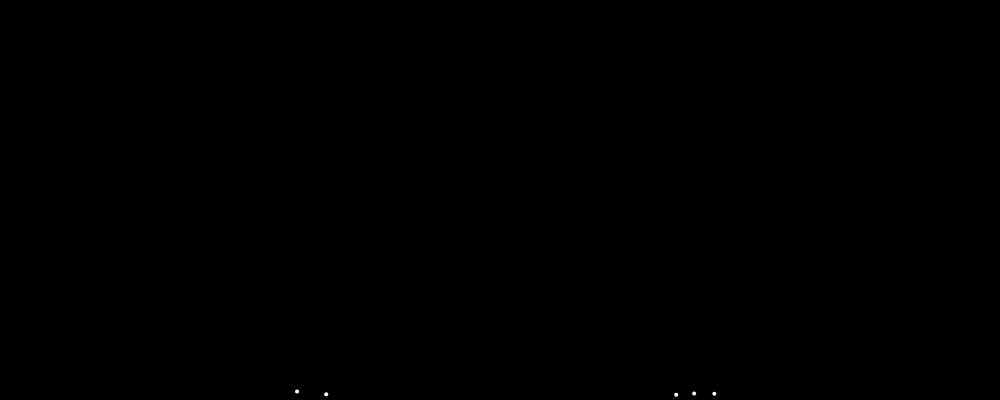
Frame 1 (no input)
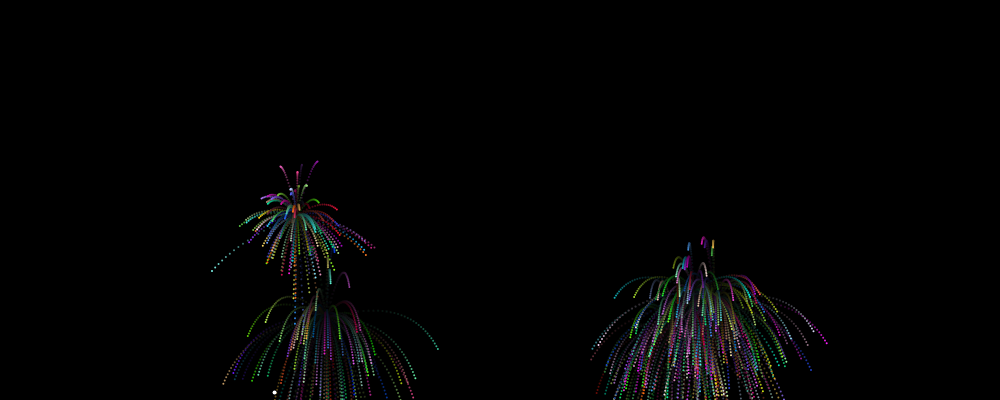
Frame 60 (no input)
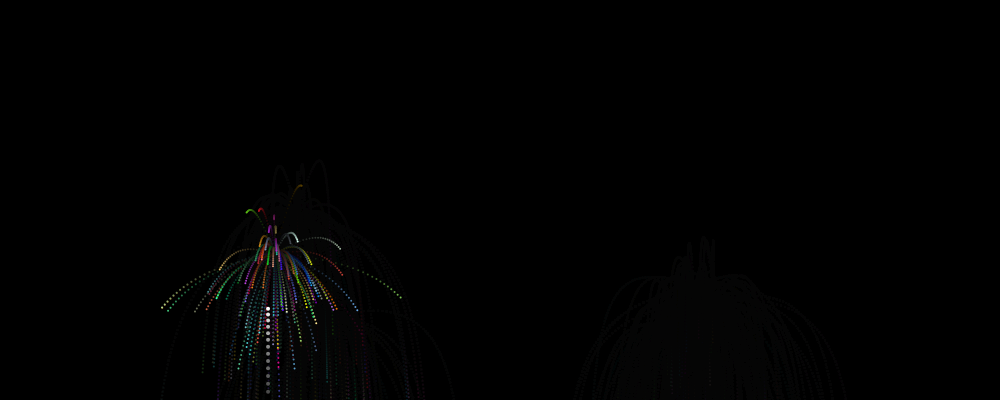
Frame 120 (the mouse pressed at the canvas centre since frame 60)

The p5.js sketch that drew these frames (run headless with seeded random() and noise() and a simulated clock; from frame 60 on, the mouse is pressed at the canvas centre):

// p5.js sketch
// ── sketch.js


var gravity;
var fireworks = [];

function setup() {
  createCanvas(1000, 400);
  gravity = createVector(0, 0.2);
  for (var i = 0; i < 5; ++i)
    fireworks.push(new FireWork());
  stroke(255);
  strokeWeight(4);
  background(0);
}

function draw() {
  background(0,25);
  if (random(1) < 0.02) {
    fireworks.push(new FireWork());
  }
  for (var i = fireworks.length - 1; i >= 0; --i) {
    fireworks[i].update();
    fireworks[i].show();
    if (fireworks[i].done()) {
      fireworks.splice(i, 1);
    }
  }
}

// ── firework.js
function FireWork() {
    this.firework = new Particle(random(width), (height));
    this.exploded = false;
    this.particles = [];


    this.done = function ()
    {
        return this.exploded && this.particles.length == 0;
    }    
    this.update = function () {
        if (!this.exploded) {
            this.firework.applyForce(gravity);
            this.firework.update();
            if (this.firework.vel.y >= 0) {
                this.exploded = true;
                this.explode();
            }
        }
        for (var i = this.particles.length-1; i >=0 ; --i) {
            this.particles[i].applyForce(gravity);
            this.particles[i].update();
            if (this.particles[i].done())
            {
                this.particles.splice(i, 1);    
            }
        }
    }
    this.show = function () {
        if (!this.exploded) {
            this.firework.show();
        }
        for (var i = 0; i < this.particles.length; ++i) {
            this.particles[i].show();
        }

    }
    this.explode = function () {
        for (var i = 0; i < 100; ++i) {
            var p = new Particle(this.firework.pos.x, this.firework.pos.y,true);
            this.particles.push(p);
        }
    }
}
// ── particle.js
function Particle(x, y, exploded =false )
{
    this.exploded = exploded;
    this.pos = createVector(x, y);
    this.lifespan = 255;
    this.r = random(255);
    this.g = random(255);
    this.b = random(255);
    if (!exploded) {
        this.vel = createVector(0, random(-5, -12));
    } else {
        this.vel = p5.Vector.random2D();
        this.vel.x *= random(random(2), random(3, 10));
        this.vel.y *= random(random(2), random(3, 10));
    }
    this.acc=createVector(0,0);

    this.applyForce= function(force)
    {
        this.acc.add(force);
    }
    this.update= function()
    {
        if (this.exploded)
        {
            this.vel.mult(0.95);    
            this.lifespan -= 4;
        }
        this.vel.add(this.acc);
        this.pos.add(this.vel);
        this.acc.mult(0);
    }
    this.show =function()
    {
        if (this.exploded) {
            strokeWeight(2);
            stroke(color(this.r, this.g, this.b), this.lifespan);   
        } else {
            strokeWeight(4);
            stroke(255);
        }
        point(this.pos.x,this.pos.y);
    }
    this.done=function ()
    {
        return this.lifespan < 0;
    }
}
